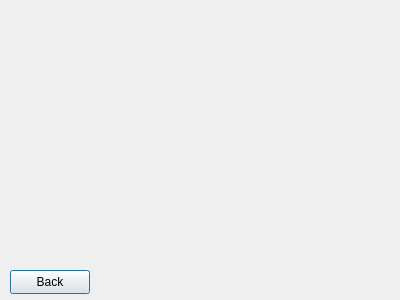
<?xml version="1.0" encoding="UTF-8"?>
<ui version="4.0">
 <class>Info_window</class>
 <widget class="QDialog" name="Info_window">
  <property name="geometry">
   <rect>
    <x>0</x>
    <y>0</y>
    <width>400</width>
    <height>300</height>
   </rect>
  </property>
  <property name="windowTitle">
   <string>Dialog</string>
  </property>
  <widget class="QPushButton" name="pushButton">
   <property name="geometry">
    <rect>
     <x>10</x>
     <y>270</y>
     <width>80</width>
     <height>24</height>
    </rect>
   </property>
   <property name="text">
    <string>Back</string>
   </property>
  </widget>
 </widget>
 <resources/>
 <connections/>
</ui>
